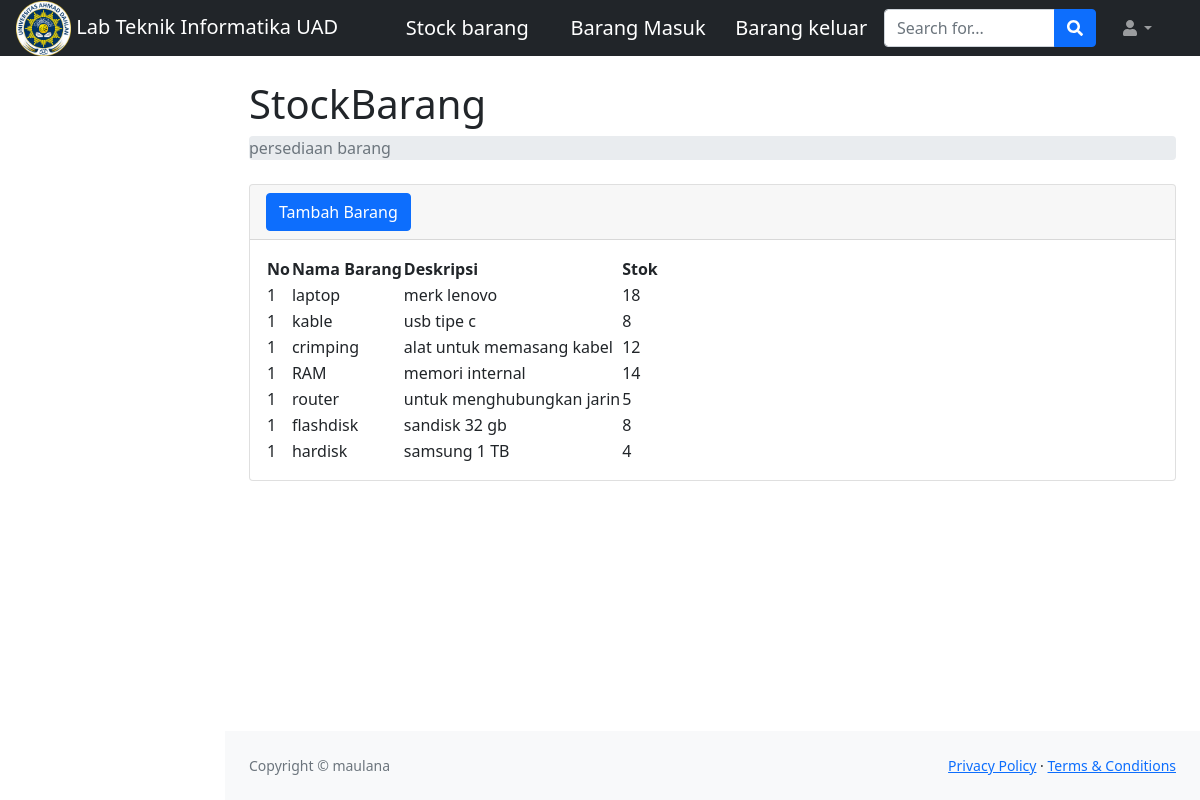
The app's page / (signed in) with its own data.
### tables this page shows
CREATE TABLE `stock` (
  `idbarang` int(11) NOT NULL,
  `namabarang` varchar(50) NOT NULL,
  `deskripsi` varchar(50) NOT NULL,
  `stock` int(11) NOT NULL
);

### index.php (the view, shortened to what this page needs)
<?php
require 'function.php';
?>
<!DOCTYPE html>
<html lang="en">
    <head>
        <link href="https://cdn.jsdelivr.net/npm/simple-datatables@latest/dist/style.css" rel="stylesheet" />
        <link href="css/styles.css" rel="stylesheet" />
        <link rel="stylesheet" href="https://maxcdn.bootstrapcdn.com/bootstrap/4.5.2/css/bootstrap.min.css">
        <link rel="stylesheet" type="text/css" href="styles.css">
    </head>
    <body class="sb-nav-fixed">
        <nav class="sb-topnav navbar navbar-expand navbar-dark bg-dark">
            <a class="navbar-brand ps-3" href="https://fti.uad.ac.id/safety-laboratory-dan-pengenalan-alat-laboratorium-teknik-kimia/">
        <img src="UAD.png" width="55px">        Lab Teknik Informatika UAD</a>
        <a class="navbar-brand ps-3" ></a>
            <a class="navbar-brand ps-3" href="index.php">Stock barang</a>
            <a class="navbar-brand ps-3" href="masuk.php">Barang Masuk </a>
            <a class="navbar-brand ps-3" href="keluar.php">Barang keluar</a>
            <form class="d-none d-md-inline-block form-inline ms-auto me-0 me-md-3 my-2 my-md-0">
                <div class="input-group">
                    <input class="form-control" type="text" placeholder="Search for..." aria-label="Search for..." aria-describedby="btnNavbarSearch" />
                    <button class="btn btn-primary" id="btnNavbarSearch" type="button"><i class="fas fa-search"></i></button>
                </div>
            </form>
            <ul class="navbar-nav ms-auto ms-md-0 me-3 me-lg-4">
                <li class="nav-item dropdown">
                    <a class="nav-link dropdown-toggle" id="navbarDropdown" href="#" role="button" data-bs-toggle="dropdown" aria-expanded="false"><i class="fas fa-user fa-fw"></i></a>
                </li>
            </ul>
        </nav>
        <div id="layoutSidenav">
            <div id="layoutSidenav_content">
                <main>
                    <div class="container-fluid px-4">
                        <h1 class="mt-4">StockBarang</h1>
                        <ol class="breadcrumb mb-4">
                            <li class="breadcrumb-item active">persediaan barang</li>
                        </ol>
                        <div class="card mb-4">
                            <div class="card-header">
                        <button type="button" class="btn btn-primary" data-toggle="modal" data-target="#myModal">
                            Tambah Barang
                        </button>
                            </div>
                            <div class="card-body">
                                <table id="datatablesSimple">
                                    <thead>
                                        <tr>
                                            <th>No</th>
                                            <th>Nama Barang </th>
                                            <th>Deskripsi </th>
                                            <th>Stok</th>
                                        </tr>
                                    </thead>
                                    <tbody>
                            <?php
                            $ambilsemuadatastock = mysqli_query($conn,"select * from stock ");
                            while($data= mysqli_fetch_array(($ambilsemuadatastock))){
                                    $i=1;
                                    $namabarang = $data['namabarang'];
                                    $deskripsi = $data['deskripsi'];
                                    $stock = $data['stock'];
                                            ?>
                                        <tr>
                                            <td><?=$i++;?></td>
                                            <td><?=$namabarang;?></td>
                                            <td><?=$deskripsi;?></td>
                                            <td><?=$stock;?></td>
                                        </tr>
                                        <?php
                                    };
                                        ?>
                                    </tbody>
                                </table>
                            </div>
                        </div>
                    </div>
                </main>
                <footer class="py-4 bg-light mt-auto">
                    <div class="container-fluid px-4">
                        <div class="d-flex align-items-center justify-content-between small">
                            <div class="text-muted">Copyright &copy; maulana</div>
                            <div>
                                <a href="#">Privacy Policy</a>
                                &middot;
                                <a href="#">Terms &amp; Conditions</a>
                            </div>
                        </div>
                    </div>
                </footer>
            </div>
        </div>
    </body>
</html>

### records on screen
stock: namabarang "laptop", deskripsi "merk lenovo", stock "18"
stock: namabarang "kable", deskripsi "usb tipe c", stock "8"
stock: namabarang "crimping", deskripsi "alat untuk memasang kabel", stock "12"
stock: namabarang "RAM", deskripsi "memori internal", stock "14"
stock: namabarang "router", deskripsi "untuk menghubungkan jarin", stock "5"
stock: namabarang "flashdisk", deskripsi "sandisk 32 gb", stock "8"
stock: namabarang "hardisk", deskripsi "samsung 1 TB", stock "4"
